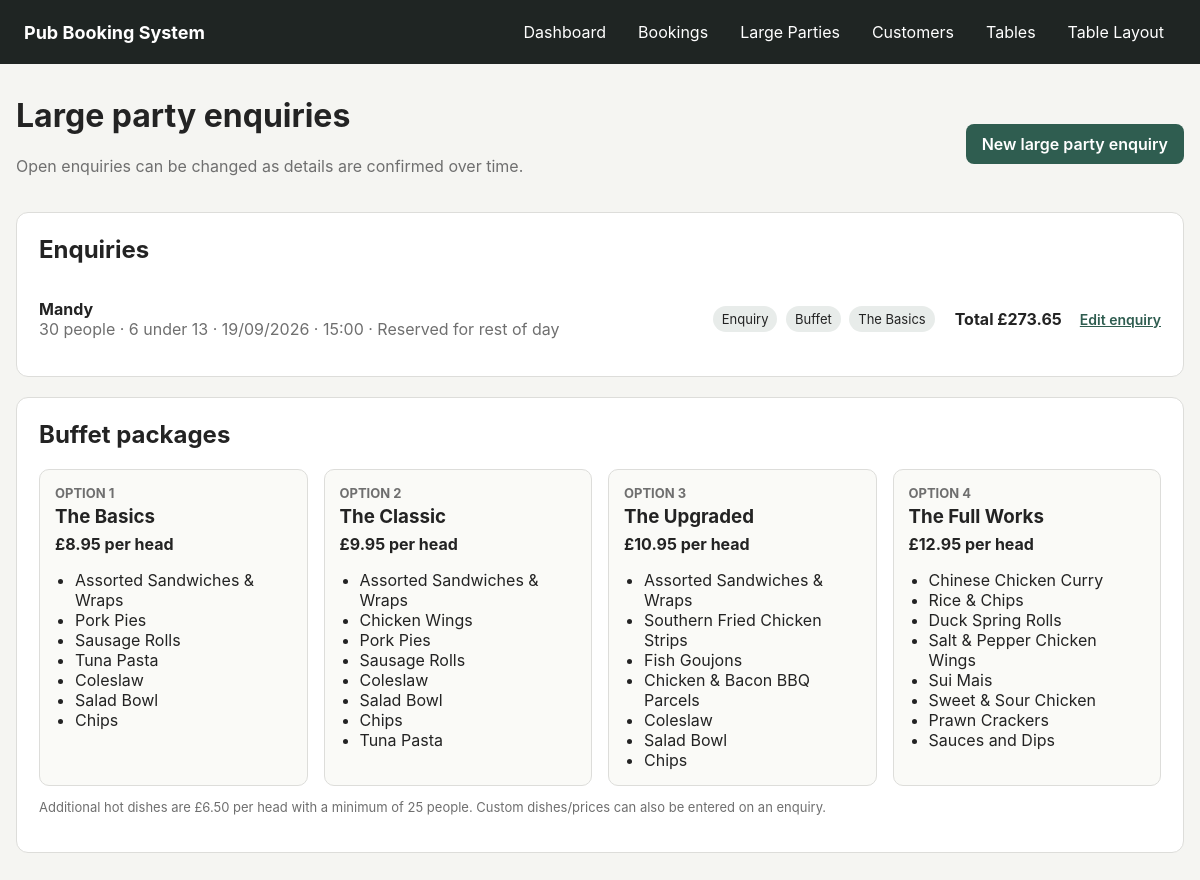
Before: /large-parties with the older database file.
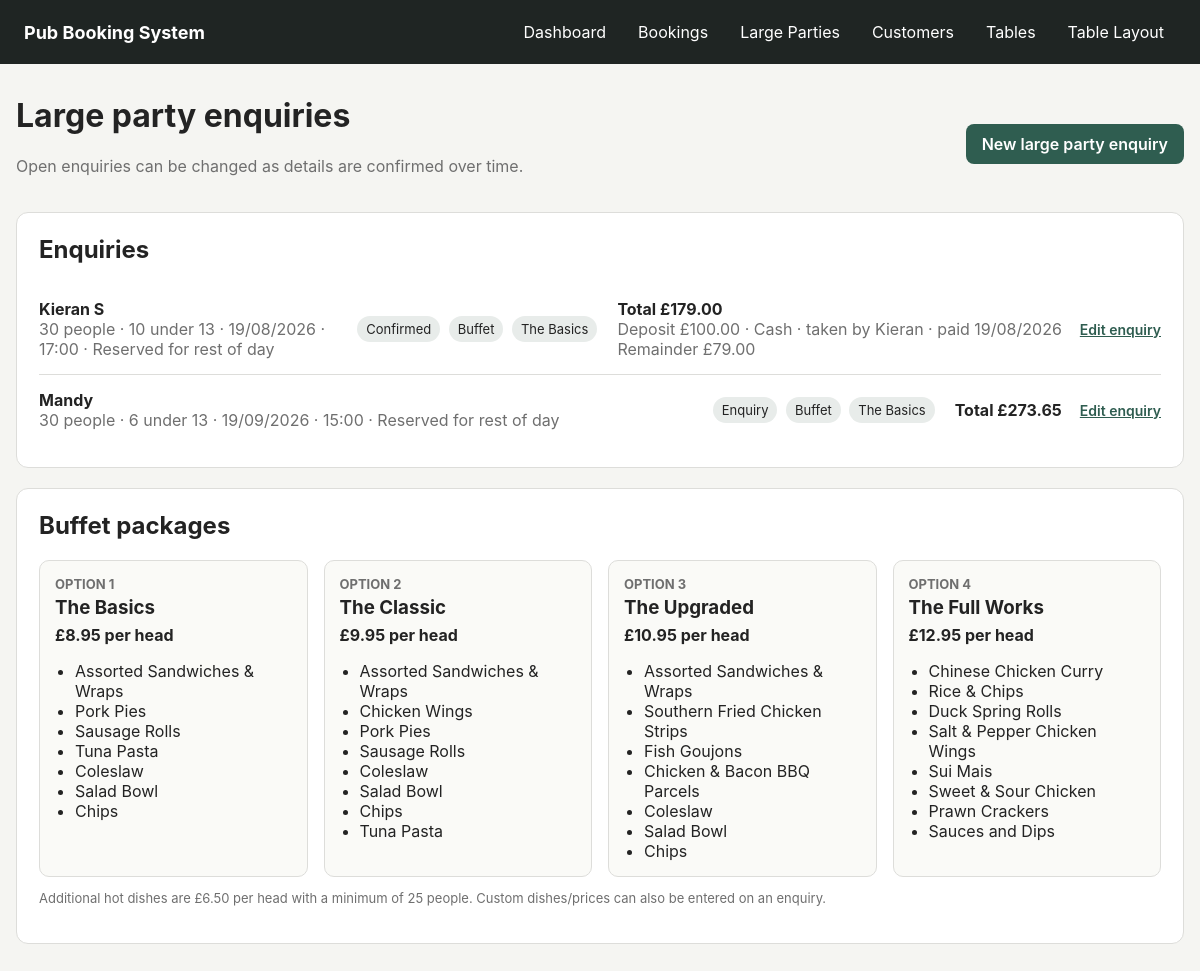
After: the same page with the newer database file.
### app/models.py (models this page shows, shortened)
class LargePartyInquiry(db.Model):
    id = db.Column(db.Integer, primary_key=True)
    customer_name = db.Column(db.String(120), nullable=False)
    customer_phone = db.Column(db.String(30), nullable=False, index=True)
    event_date = db.Column(db.Date, index=True)
    event_time = db.Column(db.Time)
    expected_end_time = db.Column(db.Time)
    reserve_for_rest_of_day = db.Column(db.Boolean, nullable=False, default=False)
    party_size = db.Column(db.Integer, nullable=False)
    number_of_children = db.Column(db.Integer, nullable=False, default=0)
    high_chairs_required = db.Column(db.Integer, nullable=False, default=0)
    food_type = db.Column(db.String(30))  # Menu / Buffet / blank
    menu_option_id = db.Column(
        db.Integer,
        db.ForeignKey("large_party_menu_option.id")
    )
    catered_people = db.Column(db.Integer)
    quoted_price_per_head = db.Column(db.Float)
    quoted_food_total = db.Column(db.Float)
    deposit_required_amount = db.Column(db.Float, nullable=False, default=0)
    deposit_paid_amount = db.Column(db.Float, nullable=False, default=0)
    deposit_due_date = db.Column(db.Date)
    deposit_paid_date = db.Column(db.Date)
    deposit_payment_method = db.Column(db.String(20))
    deposit_taken_by = db.Column(db.String(120))
    occasion = db.Column(db.String(120))
    notes = db.Column(db.Text)
    status = db.Column(db.String(40), nullable=False, default="Enquiry")
    created_at = db.Column(db.DateTime, default=datetime.utcnow)
    updated_at = db.Column(
        db.DateTime,
        default=datetime.utcnow,
        onupdate=datetime.utcnow,
    )
    menu_option = db.relationship("LargePartyMenuOption")
    reserved_areas = db.relationship(
        "LargePartyReservedArea",
        back_populates="inquiry",
        cascade="all, delete-orphan"
    )
    reserved_tables = db.relationship(
        "LargePartyReservedTable",
        back_populates="inquiry",
        cascade="all, delete-orphan"
    )
    extra_dishes = db.relationship(
        "InquiryExtraDish",
        back_populates="inquiry",
        cascade="all, delete-orphan"
    )
    reminders = db.relationship(
        "InquiryReminder",
        back_populates="inquiry",
        cascade="all, delete-orphan"
    )
    @property
    def extras_total(self):
        return sum(float(item.total_price or 0) for item in self.extra_dishes)
    @property
    def total_amount(self):
        return round(
            float(self.quoted_food_total or 0) + float(self.extras_total or 0),
            2,
        )
    @property
    def total_remainder(self):
        return max(
            round(
                float(self.total_amount or 0)
                - float(self.deposit_paid_amount or 0),
                2,
            ),
            0,
        )

class LargePartyMenuOption(db.Model):
    id = db.Column(db.Integer, primary_key=True)
    option_number = db.Column(db.Integer, unique=True)
    name = db.Column(db.String(80), nullable=False, unique=True)
    price_per_head = db.Column(db.Float)
    items_text = db.Column(db.Text)
    active = db.Column(db.Boolean, nullable=False, default=True)

class InquiryExtraDish(db.Model):
    id = db.Column(db.Integer, primary_key=True)
    inquiry_id = db.Column(
        db.Integer,
        db.ForeignKey("large_party_inquiry.id"),
        nullable=False
    )
    dish_name = db.Column(db.String(150), nullable=False)
    price_per_head = db.Column(db.Float, nullable=False)
    quantity_people = db.Column(db.Integer, nullable=False)
    is_custom = db.Column(db.Boolean, nullable=False, default=False)
    inquiry = db.relationship("LargePartyInquiry", back_populates="extra_dishes")
    @property
    def total_price(self):
        return round(
            float(self.price_per_head or 0) * int(self.quantity_people or 0),
            2,
        )

### app/routes.py (the view)
@main.route("/large-parties")
def large_parties():
    inquiries = db.session.scalars(
        db.select(LargePartyInquiry)
        .order_by(
            LargePartyInquiry.event_date.is_(None),
            LargePartyInquiry.event_date,
            LargePartyInquiry.created_at.desc(),
        )
    ).all()
    options = db.session.scalars(
        db.select(LargePartyMenuOption)
        .order_by(LargePartyMenuOption.option_number)
    ).all()
    return render_template(
        "large_parties.html",
        inquiries=inquiries,
        options=options,
    )

### app/templates/large_parties.html (shortened to what this page needs)
{% extends "base.html" %}
{% block content %}
<div class="page-heading">
    <div>
        <h1>Large party enquiries</h1>
        <p>Open enquiries can be changed as details are confirmed over time.</p>
    </div>
    <a class="button"
       href="{{ url_for('main.new_large_party') }}">
        New large party enquiry
    </a>
</div>
<div class="card">
    <h2>Enquiries</h2>
    {% if inquiries %}
        <div class="inquiry-list">
            {% for inquiry in inquiries %}
                <div class="inquiry-row">
                    <div>
                        <strong>{{ inquiry.customer_name }}</strong>
                        <div class="muted">
                            {{ inquiry.party_size }} people
                            {% if inquiry.number_of_children %}
                                · {{ inquiry.number_of_children }} under 13
                            {% endif %}
                            {% if inquiry.event_date %}
                                · {{ inquiry.event_date.strftime("%d/%m/%Y") }}
                            {% else %}
                                · Date not confirmed
                            {% endif %}
                            {% if inquiry.event_time %}
                                · {{ inquiry.event_time.strftime("%H:%M") }}
                                {% if inquiry.reserve_for_rest_of_day %}
                                    · Reserved for rest of day
                                {% elif inquiry.expected_end_time %}
                                    – {{ inquiry.expected_end_time.strftime("%H:%M") }}
                                {% endif %}
                            {% endif %}
                        </div>
                    </div>
                    <div>
                        <span class="badge">{{ inquiry.status }}</span>
                        {% if inquiry.food_type %}<span class="badge">{{ inquiry.food_type }}</span>{% endif %}
                        {% if inquiry.menu_option %}<span class="badge">{{ inquiry.menu_option.name }}</span>{% endif %}
                    </div>
                    <div>
                        <strong>Total £{{ "%.2f"|format(inquiry.total_amount) }}</strong>
                        {% if inquiry.deposit_paid_amount %}
                            <div class="muted">
                                Deposit £{{ "%.2f"|format(inquiry.deposit_paid_amount) }}
                                · {{ inquiry.deposit_payment_method }}
                                · taken by {{ inquiry.deposit_taken_by }}
                                {% if inquiry.deposit_paid_date %}
                                    · paid {{ inquiry.deposit_paid_date.strftime("%d/%m/%Y") }}
                                {% endif %}
                            </div>
                            <div class="muted">
                                Remainder £{{ "%.2f"|format(inquiry.total_remainder) }}
                            </div>
                        {% endif %}
                    </div>
                    <a class="small-link"
                       href="{{ url_for('main.edit_large_party', inquiry_id=inquiry.id) }}">
                        Edit enquiry
                    </a>
                </div>
            {% endfor %}
        </div>
    {% else %}
        <p class="muted">No large party enquiries yet.</p>
    {% endif %}
</div>
<div class="card">
    <h2>Buffet packages</h2>
    <div class="buffet-grid">
        {% for option in options %}
            <div class="buffet-card">
                <div class="buffet-option">Option {{ option.option_number }}</div>
                <h3>{{ option.name }}</h3>
                <strong>£{{ "%.2f"|format(option.price_per_head) }} per head</strong>
                <ul>
                    {% for item in option.items_text.split('\n') %}
                        <li>{{ item }}</li>
                    {% endfor %}
                </ul>
            </div>
        {% endfor %}
    </div>
    <p class="field-note">
        Additional hot dishes are £6.50 per head with a minimum of 25 people.
        Custom dishes/prices can also be entered on an enquiry.
    </p>
</div>
{% endblock %}

### app/templates/base.html (shortened to what this page needs)
<!doctype html>
<html lang="en">
<head>
    <link rel="stylesheet"
          href="{{ url_for('static', filename='css/style.css') }}">
</head>
<body>
<header class="topbar">
    <div class="brand">Pub Booking System</div>
    <nav>
        <a href="{{ url_for('main.dashboard') }}">Dashboard</a>
        <a href="{{ url_for('main.bookings') }}">Bookings</a>
        <a href="{{ url_for('main.large_parties') }}">Large Parties</a>
        <a href="{{ url_for('main.customers') }}">Customers</a>
        <a href="{{ url_for('main.tables') }}">Tables</a>
        <a href="{{ url_for('main.table_layout') }}">Table Layout</a>
    </nav>
</header>
<main class="container">
    {% block content %}{% endblock %}
</main>
</body>
</html>

### app/static/css/style.css (style rules this page uses)
:root { --background: #f5f5f2; --surface: #ffffff; --text: #232323; --muted: #6f6f6f; --border: #ddddda; --accent: #2f5d50; --accent-dark: #23463c; --danger: #a83232; --success-bg: #e8f5ea; --error-bg: #fdeaea; --warning-bg: #fff3cd; --warning-border: #e2c45f; }
* { box-sizing: border-box; }
body { margin: 0; font-family: -apple-system, BlinkMacSystemFont, "Segoe UI", sans-serif; background: var(--background); color: var(--text); }
.topbar { background: #1f2523; color: white; padding: 0 24px; min-height: 64px; display: flex; align-items: center; justify-content: space-between; gap: 24px; }
.brand { font-weight: 700; font-size: 18px; }
.topbar nav { display: flex; gap: 8px; flex-wrap: wrap; }
.topbar a { color: white; text-decoration: none; padding: 9px 12px; border-radius: 7px; }
.container { width: min(1180px, calc(100% - 32px)); margin: 32px auto; }
.page-heading { display: flex; justify-content: space-between; align-items: center; gap: 20px; margin-bottom: 20px; }
h1, h2 { margin-top: 0; }
.page-heading p, .muted { color: var(--muted); }
.card, .form-section { background: var(--surface); border: 1px solid var(--border); border-radius: 12px; padding: 22px; margin-bottom: 20px; }
.button { appearance: none; border: 0; border-radius: 8px; background: var(--accent); color: white; padding: 10px 16px; font: inherit; font-weight: 600; text-decoration: none; cursor: pointer; display: inline-block; }
.field-note { color: var(--muted); font-size: 13px; line-height: 1.35; }
.booking-list, .inquiry-list { display: flex; flex-direction: column; }
.inquiry-row { display: grid; grid-template-columns: minmax(240px, 1fr) auto auto auto; gap: 18px; align-items: center; padding: 15px 0; border-bottom: 1px solid var(--border); }
.booking-row:last-child, .inquiry-row:last-child { border-bottom: 0; }
.badge { display: inline-block; background: #e8ecea; border-radius: 999px; padding: 5px 9px; margin: 2px; font-size: 13px; }
.small-link { font-size: 14px; color: var(--accent); font-weight: 600; }
.buffet-grid { display: grid; grid-template-columns: repeat(auto-fit, minmax(230px, 1fr)); gap: 16px; }
.buffet-card, .buffet-mini-card { border: 1px solid var(--border); border-radius: 10px; padding: 15px; background: #fafaf7; }
.buffet-card h3 { margin: 4px 0 6px; }
.buffet-card ul, .buffet-mini-card ul { padding-left: 20px; margin-bottom: 0; }
.buffet-option { font-size: 13px; text-transform: uppercase; font-weight: 700; color: var(--muted); }

Changed rows visible on the page:
added LargePartyInquiry: customer_name "Kieran S", party_size "30", number_of_children "10", event_date "19/08/2026", event_time "17:00", reserve_for_rest_of_day "· Reserved for rest of day", status "Confirmed", food_type "Buffet", menu_option.name "The Basics", total_amount "179.00", deposit_paid_amount "100.00", deposit_payment_method "Cash", deposit_taken_by "Kieran", deposit_paid_date "19/08/2026", total_remainder "79.00"
